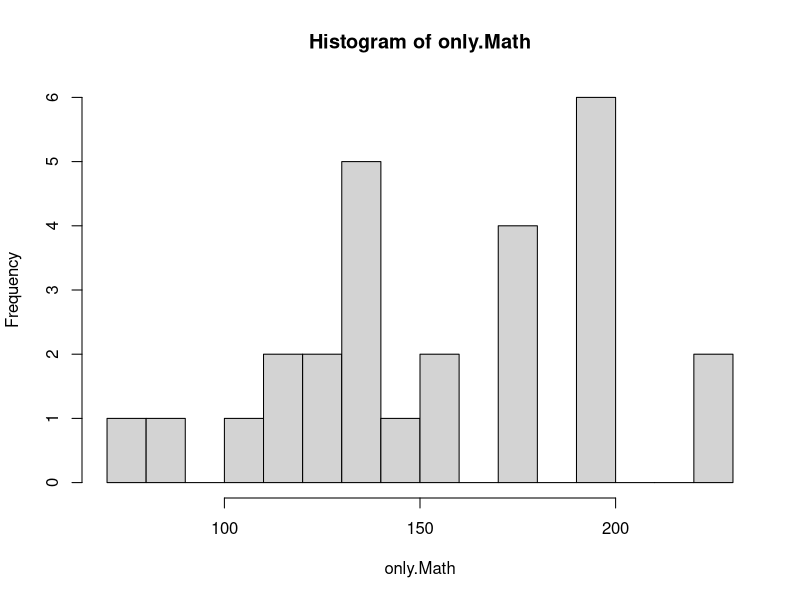
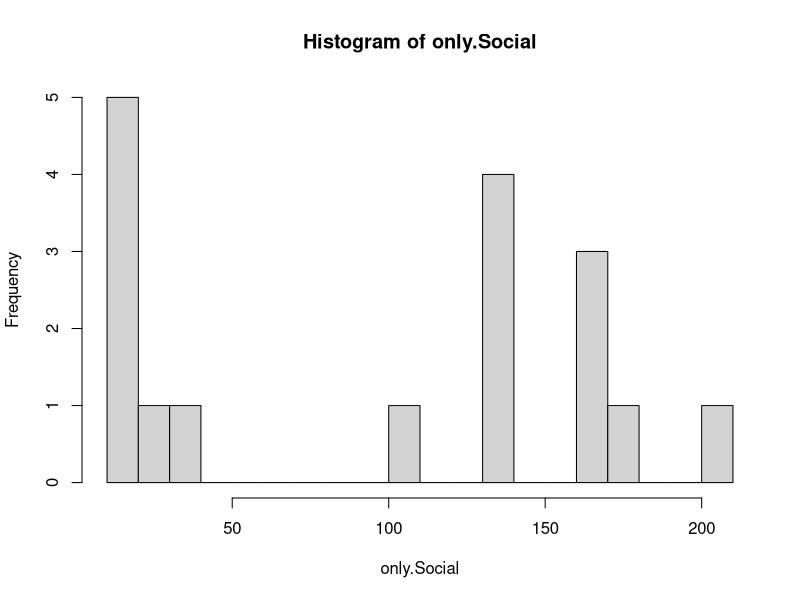
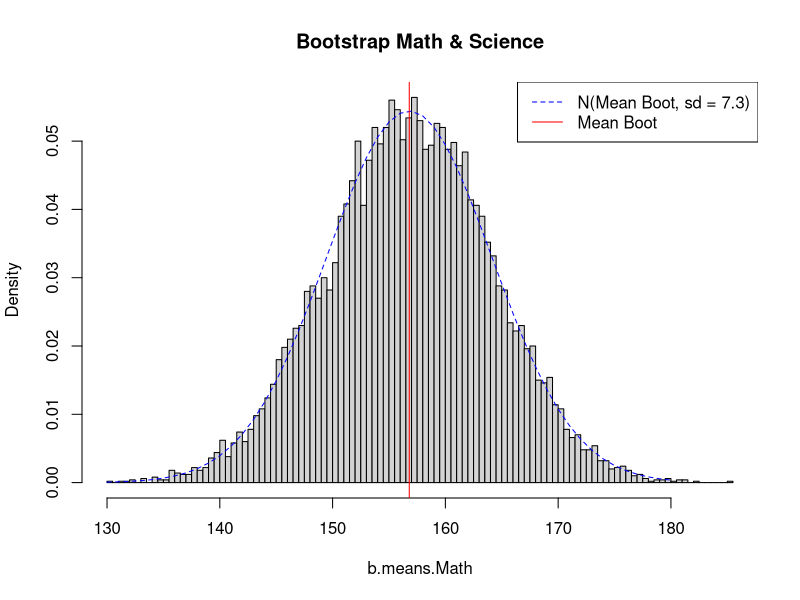
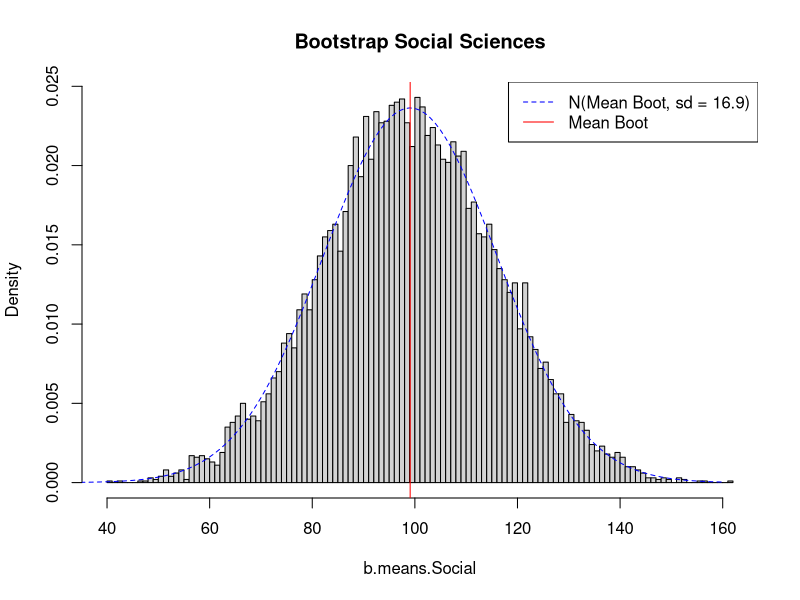
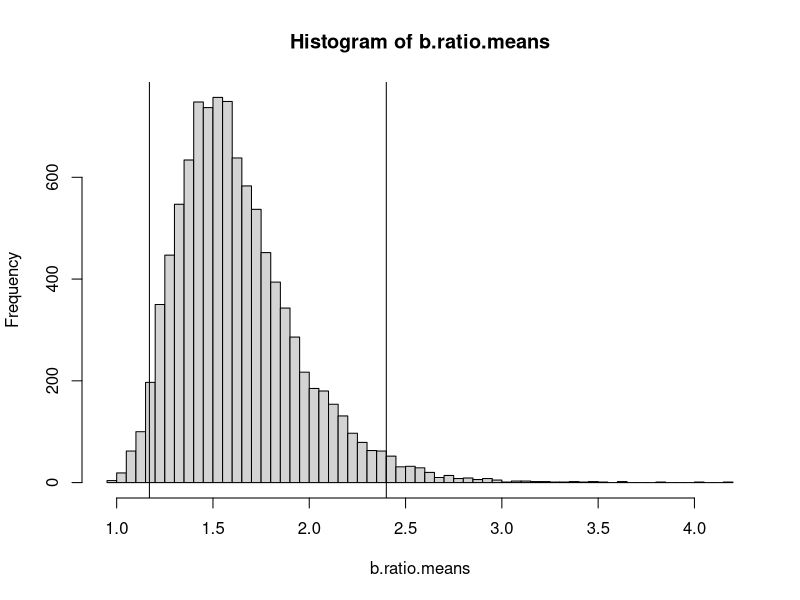
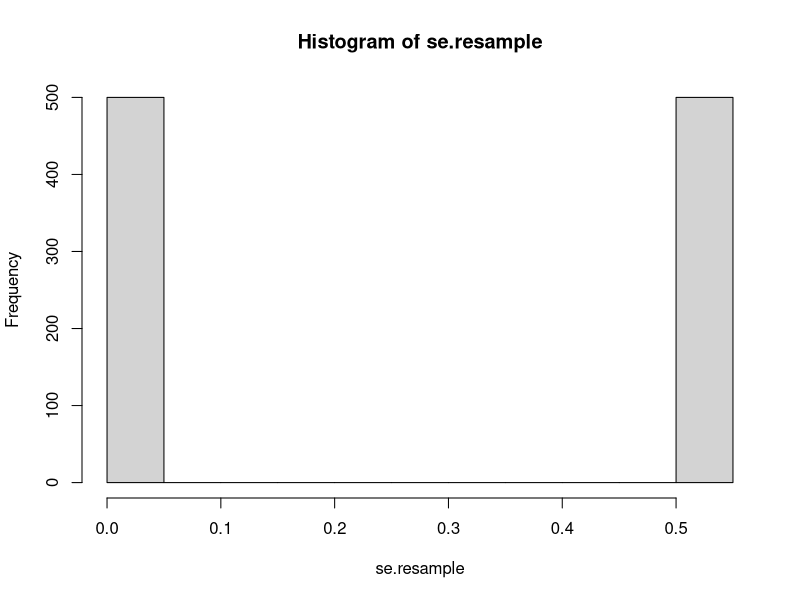
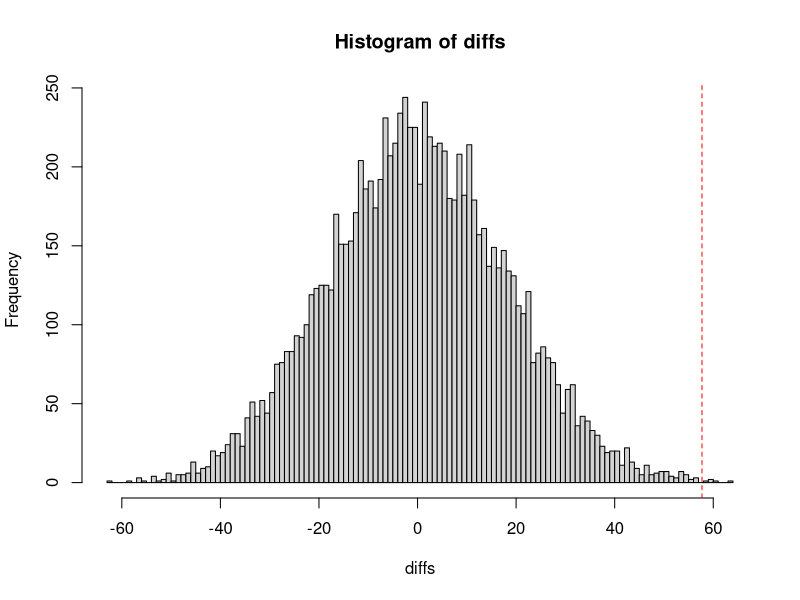

The R source for these figures, in order:
# Data on hardcover textbooks from Areas Math & Science and Social Sciences. 
library(dplyr)

setwd("/home/ajo/gitRepos/inference/Unit2")
data <- read.csv("bookprices.csv")
head(data)
str(data)
summary(data)

data$areaFact <- as.factor(data$Area)

# a) Exploratory data analysis on book prices for each of the two disciplinary areas. 

# Data set with only Math & Science prices.
only.Math <- data[data$Area == "Math & Science", "Price"]
summary(only.Math)
hist(only.Math, breaks = 20)

# Data set with only Social Sciences prices.
only.Social <- data[data$Area == "Social Sciences", "Price"]
summary(only.Social)
hist(only.Social, breaks = 20)

# Math & Science.
m1 <- mean(only.Math)
med1 <- median(only.Math)
v1 <- var(only.Math)
s1 <- sum(only.Math)

# Social Sciences. 
m2 <- mean(only.Social)
med2 <- median(only.Social)
v2 <- var(only.Social)
s2 <- sum(only.Social)

df <- cbind("Math & Science" = c(m1, v1, med1, s1), "Social Sciences" = c(m2, v2, med2, s2))
rownames(df) = c("Sample Mean", "Sample Variance", "Sample Median", "Total Sum")
df

# Different amount of rows from each area. 
data %>% group_by(areaFact) %>% summarise(no = length(areaFact))

# Can see from the summaries that the data looks very different in the two groups. 
# Suggests that the prices in each group are different. 

# b) Bootstrap the mean of book price for each group separately. Describe the distributions. 
B <- 10000
b.means.Math <- rep(0, B)
set.seed(1)
for (i in 1:B){
  b.means.Math[i] <- mean(sample(only.Math, replace = T))
}

(boot.mean.Math <- mean(b.means.Math))
(boot.sd.Math <- sd(b.means.Math))
hist(b.means.Math, breaks = 100, probability = T, main = "Bootstrap Math & Science")
x <- seq(130, 180, by = 1)
lines(x, dnorm(x, mean = boot.mean.Math, sd = boot.sd.Math), col = "blue", lty = 2)
abline(v = boot.mean.Math, col = "red", lty = 1)
legend("topright", legend = c("N(Mean Boot, sd = 7.3)", "Mean Boot"), col = c("blue", "red"), lty = 2:1)

b.means.Social <- rep(0, B)
set.seed(1)
for (i in 1:B){
  b.means.Social[i] <- mean(sample(only.Social, replace = T))
}
(boot.mean.Social <- mean(b.means.Social))
(boot.sd.Social <- sd(b.means.Social))
hist(b.means.Social, breaks = 100, probability = T, main = "Bootstrap Social Sciences")
x <- seq(30, 160, by = 1)
lines(x, dnorm(x, mean = boot.mean.Social, sd = boot.sd.Social), col = "blue", lty = 2)
abline(v = boot.mean.Social, col = "red", lty = 1)
legend("topright", legend = c("N(Mean Boot, sd = 16.9)", "Mean Boot"), col = c("blue", "red"), lty = 2:1)

df.means <- cbind("Math & Science" = boot.mean.Math, "Social Sciences" = boot.mean.Social)
rownames(df.means) <- "Bootstrap Means"
df.means
df
# The bootstrap means are very similar to the sample means.

# Also done with a library.
library(boot)
mean.func <- function(data, i){
  return(mean(data))
}
set.seed(1)
boot(only.Math, statistic = mean.func, R = B)
set.seed(1)
boot(only.Social, statistic = mean.func, R = B)

# How can I describe the distributions?

# c) Bootstrap the ratio of means and provide an estimate of the standard error of the ratio.
B <- 10000
b.ratio.means <- rep(0, B)
set.seed(1)
for (i in 1:B){
  Math.resample <- sample(only.Math, replace = T)
  Social.resample <- sample(only.Social, replace = T)
  ratio.resample <- Math.resample/Social.resample
  mean.math <- mean(Math.resample)
  mean.social <- mean(Social.resample)
  b.ratio.means[i] <- mean.math/mean.social 
  #b.ratio.means[i] <- mean(ratio.resample)
}
(boot.ratio.mean <- mean(b.ratio.means))
(boot.ratio.sd <- sd(b.ratio.means))
boot.mean.Math/boot.mean.Social
hist(b.ratio.means, breaks = 100)
abline(v=c(1.17, 2.4))

# d) 95% confidence intervals for the ratio of means using the "percentile" and the "studentized" methods. 
# Interpret the intervals. 

# First (for comparison) use the normal distrbution approximation (should be almost the same).
(ciNorm <- qnorm(p=c(.025, .975), mean=boot.ratio.mean, sd=boot.ratio.sd))

# Confidence interval via the percentile method.
(ciPercentile <- quantile(b.ratio.means, c(0.025, 0.975)))

# Confidence interval via the studentized method. Need to estimate the quantiles. 
set.seed(1)
B <- 1000
se.resample <- rep(0, B)
for (i in 1:B){
  Math.resample <- sample(only.Math, replace = T)
  Social.resample <- sample(only.Social, replace = T) 
  ratio.resample <- Math.resample/Social.resample # Gir dette mening når de ikke er like lange!?
  mean.math <- mean(Math.resample)
  mean.social <- mean(Social.resample)
  b.ratio.means[i] <- mean.math/mean.social  
  #b.ratio.means[i] <- mean(ratio.resample)
  # These two obviously give different results! Which is correct!?
  # Need to estimate SE also.
  for (i in 1:500){
    # I think this looks incorrect! How can I estimate the standard error of the estimate of the ratio of means?
    se.resample[i] <- sd(Math.resample)/sd(Social.resample)
    #se.resample[i] <- sd(sample(ratio.resample, replace = T))
  }
}
(boot.ratio.mean <- mean(b.ratio.means))
(boot.ratio.sd <- sd(b.ratio.means))
z <- sd(se.resample)
hist(se.resample)
(ciStudentized <- c(boot.ratio.mean - quantile(z, 0.025)*boot.ratio.sd, boot.ratio.mean + quantile(z, 0.975)*boot.ratio.sd))

# e) Permutation test to compare the two bootstrap means. 
(diff.boot.means <- boot.mean.Math - boot.mean.Social) # First find the difference of means. 
perms <- 10000
diffs <- rep(1, perms)
for (i in 1:perms){
  s <- sample(data[, "Price"]) # Sample from the combined population.
  diffs[i] <- mean(s[1:27]) - mean(s[27:44]) # Keep 27 in Math and 17 in Social. 
}

# The null hypothesis looks to not hold that well.
hist(diffs, breaks = 100)
abline(v=diff.boot.means, col = "red", lty = 2)

# Calculate the p-value. Evidence against null hypothesis I would say, which means that the ratios are different. 
(p_value <- (sum(diffs >= diff.boot.means))/length(diffs))

# Compare the result from the permutation test to an alternative based on a non-parametric test (bootstrap tests?)

